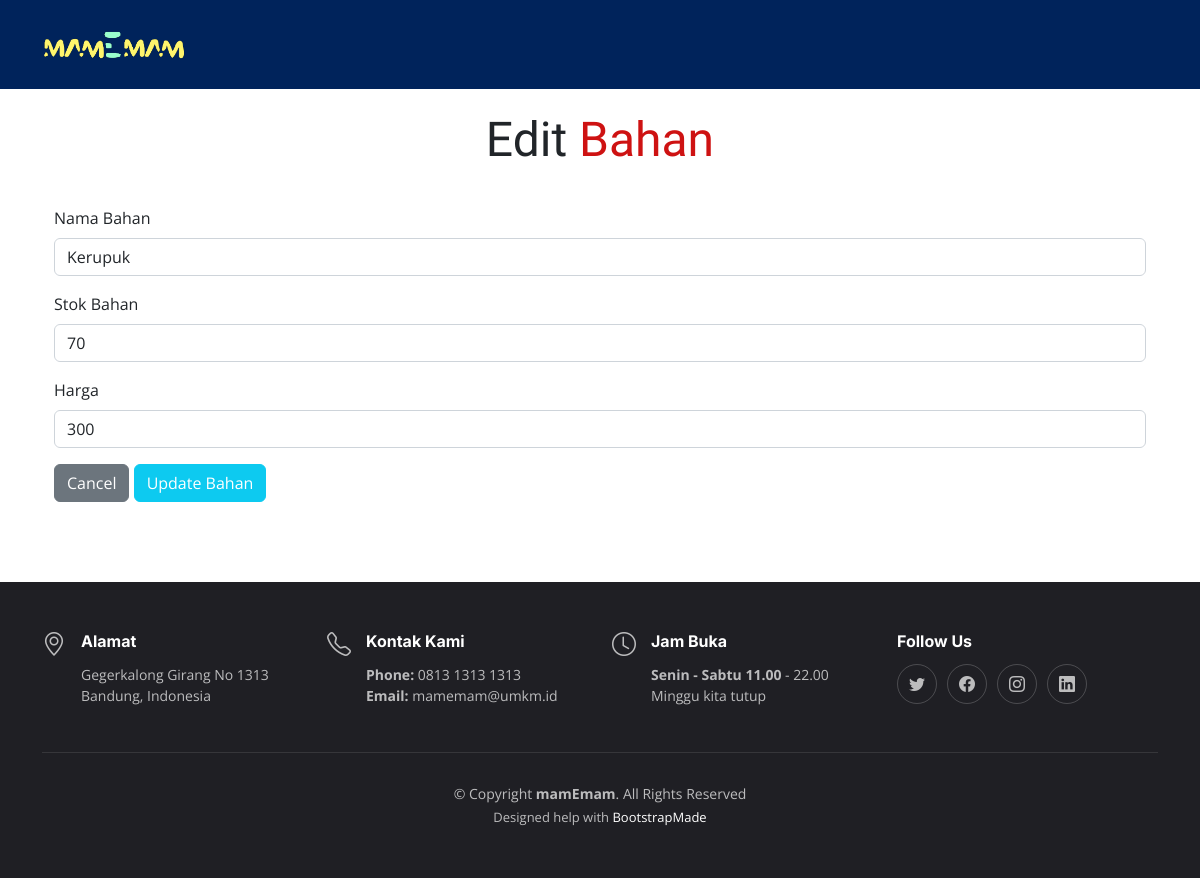
The page /editBahan.php?id_bahan=1 on the database its author committed.
### tables this page shows
CREATE TABLE `bahan` (
  `id_bahan` int(11) NOT NULL,
  `nama_bahan` varchar(50) NOT NULL,
  `stok_bahan` int(11) NOT NULL,
  `harga_bahan` int(11) NOT NULL
);

### function.php (called while the page is built, shortened)
<?php
include('config.php');
function readQuery($table, $id, $find)
{
    global $conn;
    $query = "SELECT * FROM " . $table . " WHERE " . $id . "=" . $find;
    $result = mysqli_query($conn, $query);
    return $result;
}
?>

### editBahan.php (the view, shortened to what this page needs)
<?php
include("function.php");
if (isset($_GET['id_bahan'])) {
  $id = ($_GET['id_bahan']);
  $result = readQuery('bahan', 'id_bahan', $id);
  $data = mysqli_fetch_assoc($result);
} else {
  echo "<script>alert('Masukkan data id.');window.location='admin.php';</script>";
}
?>
<!DOCTYPE html>
<html lang="en">
<head>
  <link href="assets/vendor/bootstrap/css/bootstrap.min.css" rel="stylesheet">
  <link href="assets/vendor/bootstrap-icons/bootstrap-icons.css" rel="stylesheet">
  <link href="assets/vendor/aos/aos.css" rel="stylesheet">
  <link href="assets/vendor/glightbox/css/glightbox.min.css" rel="stylesheet">
  <link href="assets/vendor/swiper/swiper-bundle.min.css" rel="stylesheet">
  <link href="assets/css/main.css" rel="stylesheet">
</head>
<body>
  <header id="header" class="header fixed-top d-flex align-items-center" style="background-color: #00235B">
    <div class="container d-flex align-items-center justify-content-between">
      <a href="index.php" class="logo d-flex align-items-center me-auto me-lg-0">
        <img src="assets/img/logo.png" alt="">
      </a>
    </div>
  </header>
  <main id="main">
    <section id="edit-menu" class="about">
      <div class="container" data-aos="fade-up">
        <div class="section-header">
          <br>
          <p>Edit<span> Bahan </span></p>
        </div>
        <div class="gradient-custom-1 h-100">
          <div class="mask d-flex align-items-center h-100">
            <div class="container">
              <form action="#" method="POST" id="form-add" enctype="multipart/form-data">
                <div class="mb-3">
                  <label for="nama_bahan" class="form-label">Nama Bahan</label>
                  <input type="text" class="form-control" id="nama_bahan" name="nama_bahan"
                    value="<?= $data['nama_bahan'] ?>" required>
                </div>
                <div class="mb-3">
                  <label for="stok_bahan" class="form-label">Stok Bahan</label>
                  <input type="text" class="form-control" id="stok_bahan" name="stok_bahan"
                    value="<?= $data['stok_bahan'] ?>" required>
                </div>
                <div class="mb-3">
                  <label for="harga_bahan" class="form-label">Harga</label>
                  <input type="text" class="form-control" id="harga_bahan" name="harga_bahan"
                    value="<?= $data['harga_bahan'] ?>" required>
                </div>
                <a href="admin.php"><button type="button" class="btn btn-secondary"
                    data-bs-dismiss="modal">Cancel</button></a>
                <button type="submit" class="btn btn-info text-white" name="edit-bahan" id="edit-bahan"
                  form="form-add">Update Bahan</button>
              </form>
            </div>
          </div>
        </div>
      </div>
    </section>
  </main>
  <footer id="footer" class="footer">
    <div class="container">
      <div class="row gy-3">
        <div class="col-lg-3 col-md-6 d-flex">
          <i class="bi bi-geo-alt icon"></i>
          <div>
            <h4>Alamat</h4>
            <p>
              Gegerkalong Girang No 1313 <br>
              Bandung, Indonesia<br>
            </p>
          </div>
        </div>
        <div class="col-lg-3 col-md-6 footer-links d-flex">
          <i class="bi bi-telephone icon"></i>
          <div>
            <h4>Kontak Kami</h4>
            <p>
              <strong>Phone:</strong> 0813 1313 1313<br>
              <strong>Email:</strong> mamemam@umkm.id<br>
            </p>
          </div>
        </div>
        <div class="col-lg-3 col-md-6 footer-links d-flex">
          <i class="bi bi-clock icon"></i>
          <div>
            <h4>Jam Buka</h4>
            <p>
              <strong>Senin - Sabtu 11.00</strong> - 22.00<br>
              Minggu kita tutup
            </p>
          </div>
        </div>
        <div class="col-lg-3 col-md-6 footer-links">
          <h4>Follow Us</h4>
          <div class="social-links d-flex">
            <a href="https://twitter.com/PiTheciasss" class="twitter"><i class="bi bi-twitter"></i></a>
            <a href="https://www.facebook.com/rafiarsalan.rafiarsalan/" class="facebook"><i
                class="bi bi-facebook"></i></a>
            <a href="https://www.instagram.com/raparsalan/" class="instagram"><i class="bi bi-instagram"></i></a>
            <a href="https://www.linkedin.com/in/raparsalan/" class="linkedin"><i class="bi bi-linkedin"></i></a>
          </div>
        </div>
      </div>
    </div>
    <div class="container">
      <div class="copyright">
        &copy; Copyright <strong><span>mamEmam</span></strong>. All Rights Reserved
      </div>
      <div class="credits">Designed help with <a href="https://bootstrapmade.com/">BootstrapMade</a>
      </div>
    </div>
  </footer>
</body>
</html>

### assets/css/main.css (style rules this page uses)
:root { --font-default: "Open Sans", system-ui, -apple-system, "Segoe UI", Roboto, "Helvetica Neue", Arial, "Noto Sans", "Liberation Sans", sans-serif, "Apple Color Emoji", "Segoe UI Emoji", "Segoe UI Symbol", "Noto Color Emoji"; --font-primary: "Amatic SC", sans-serif; --font-secondary: "Inter", sans-serif; }
:root { --color-default: #212529; --color-primary: #ce1212; --color-secondary: #37373f; }
:root { scroll-behavior: smooth; }
body { font-family: var(--font-default); color: var(--color-default); }
a { color: var(--color-primary); text-decoration: none; }
h1, h2, h3, h4, h5, h6 { font-family: var(--font-secondary); }
section { overflow: hidden; padding: 80px 0; }
.section-header { text-align: center; padding-bottom: 30px; }
.section-header p { margin: 0; font-size: 48px; font-weight: 400; font-family: var(--font-primary); }
.section-header p span { color: var(--color-primary); }
.header { background: #fff; transition: all 0.5s; z-index: 997; height: 90px; border-bottom: 1px solid #fff; }
.header .logo img { max-height: 40px; margin-right: 6px; }
section { scroll-margin-top: 90px; }
.footer { font-size: 14px; background-color: #1f1f24; padding: 50px 0; color: rgba(255, 255, 255, 0.7); }
.footer .icon { margin-right: 15px; font-size: 24px; line-height: 0; }
.footer h4 { font-size: 16px; font-weight: bold; position: relative; padding-bottom: 5px; color: #fff; }
.footer .footer-links { margin-bottom: 30px; }
.footer .social-links a { display: flex; align-items: center; justify-content: center; width: 40px; height: 40px; border-radius: 50%; border: 1px solid rgba(255, 255, 255, 0.2); font-size: 16px; color: rgba(255, 255, 255, 0.7); margin-right: 10px; transition: 0.3s; }
.footer .copyright { text-align: center; padding-top: 30px; border-top: 1px solid rgba(255, 255, 255, 0.1); }
.footer .credits { padding-top: 4px; text-align: center; font-size: 13px; }
.footer .credits a { color: #fff; }

### rows shown on the page
bahan: nama_bahan "Kerupuk", stok_bahan "70", harga_bahan "300"
